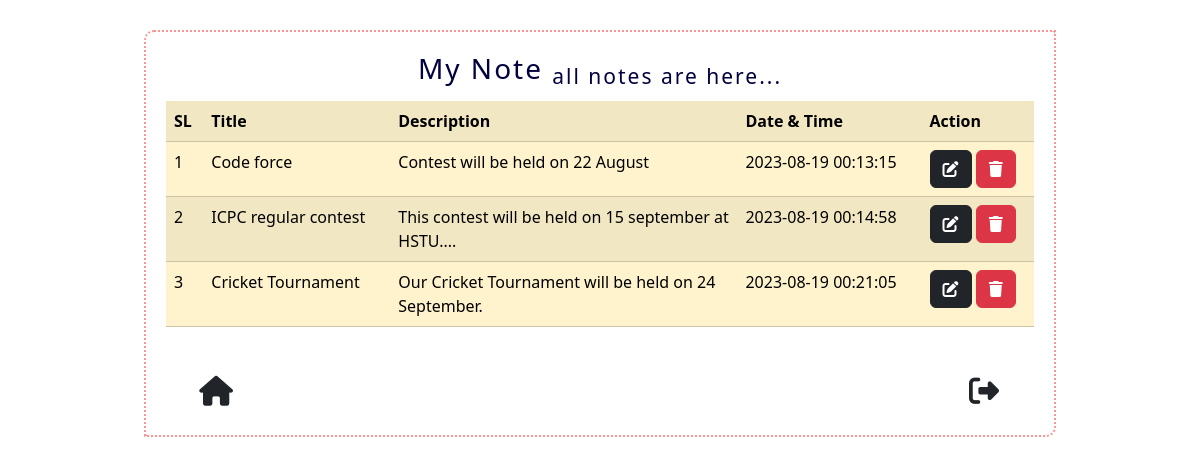
Screenshot of /all-notes.php with the database file from the repository.
### tables this page shows
CREATE TABLE `notes` (
  `id` int(11) NOT NULL,
  `title` varchar(255) DEFAULT NULL,
  `description` varchar(355) DEFAULT NULL,
  `date` varchar(255) NOT NULL DEFAULT current_timestamp()
);

### all-notes.php (the view, shortened to what this page needs)
<!DOCTYPE html>
<html lang="en">
<head>
    <link rel="stylesheet" href="https://cdnjs.cloudflare.com/ajax/libs/font-awesome/6.4.2/css/all.min.css" />
    <link href="https://cdn.jsdelivr.net/npm/bootstrap@5.3.1/dist/css/bootstrap.min.css" rel="stylesheet">
    <link rel="stylesheet" href="style.css">
</head>
<body>
    <div class="container">
        <div class="row">
            <div class="col-lg-12 main-container">
                <h2 class="title">My Note <sub>all notes are here...</sub> </h2>
                <div class="add-new-box">
                    <?php
                        include('server.php');
                        $sql = "SELECT * FROM `notes`";
                        $query = mysqli_query($conn, $sql);
                        $result= mysqli_num_rows($query);
                        $count =0;
                    ?>
                    <table class="table table-warning table-striped">
                        <?php if($result>0){?>
                            <tr>
                                <th>SL</th>
                                <th>Title</th>
                                <th>Description</th>
                                <th>Date & Time</th>
                                <th>Action</th>
                            </tr>
                        <?php while($row = mysqli_fetch_assoc($query)){
                            $count++; ?>
                            <tr>
                                <td><?php echo $count;?></td>
                                <td><?php echo $row['title'];?></td>
                                <td width="40%"><?php echo $row['description'];?></td>
                                <td><?php echo $row['date'];?></td>
                                <td>
                                    <a href="#" class="btn btn-dark edit-btn" data-id="<?php echo $row['id'];?>"><i class="fa-solid fa-pen-to-square"></i></a>
                                    <a href="#" class="btn btn-danger dlt-btn" data-id="<?php echo $row['id'];?>"><i class="fa-solid fa-trash"></i></a>
                                </td>
                            </tr>
                        <?php }
                        }else{
                            echo "Nothing Here!!!!!";
                        }
                        ?>
                    </table>
                </div>
               <?php include('footer.php');?>
            </div>
        </div>
    </div>
</body>
</html>

### footer.php
<a href="dashboard.php" class="btn back-btn" title="Go Home"><i class="fa-solid fa-house"></i></a>
<a class="btn logout-btn" title="Log Out"><i class="fa-solid fa-right-from-bracket"></i></a>

### style.css (style rules this page uses)
.title { font-size: 28px; color: rgb(1, 1, 63); text-align: center; letter-spacing: 2px; margin-bottom: 15px; }
.main-container { border: 2px dotted rgb(255, 146, 146); width:80%; margin: 0 auto; margin-top: 30px; padding: 20px; border-radius: 10px 0px 10px 0px; }
.logout-btn { float: right; width: 100px; margin-top: 20px; }
.back-btn { width: 100px; float: left; clear: left; margin-top: 20px; }
.logout-btn i, .back-btn i { font-size: 30px; }
.add-new-box { margin-bottom: 22px; }

### rows the page displays
notes: title "Code force", description "Contest will be held on 22 August", date "2023-08-19 00:13:15"
notes: title "ICPC regular contest", description "This contest will be held on 15 september at HSTU....", date "2023-08-19 00:14:58"
notes: title "Cricket Tournament", description "Our Cricket Tournament will be held on 24 September.", date "2023-08-19 00:21:05"
